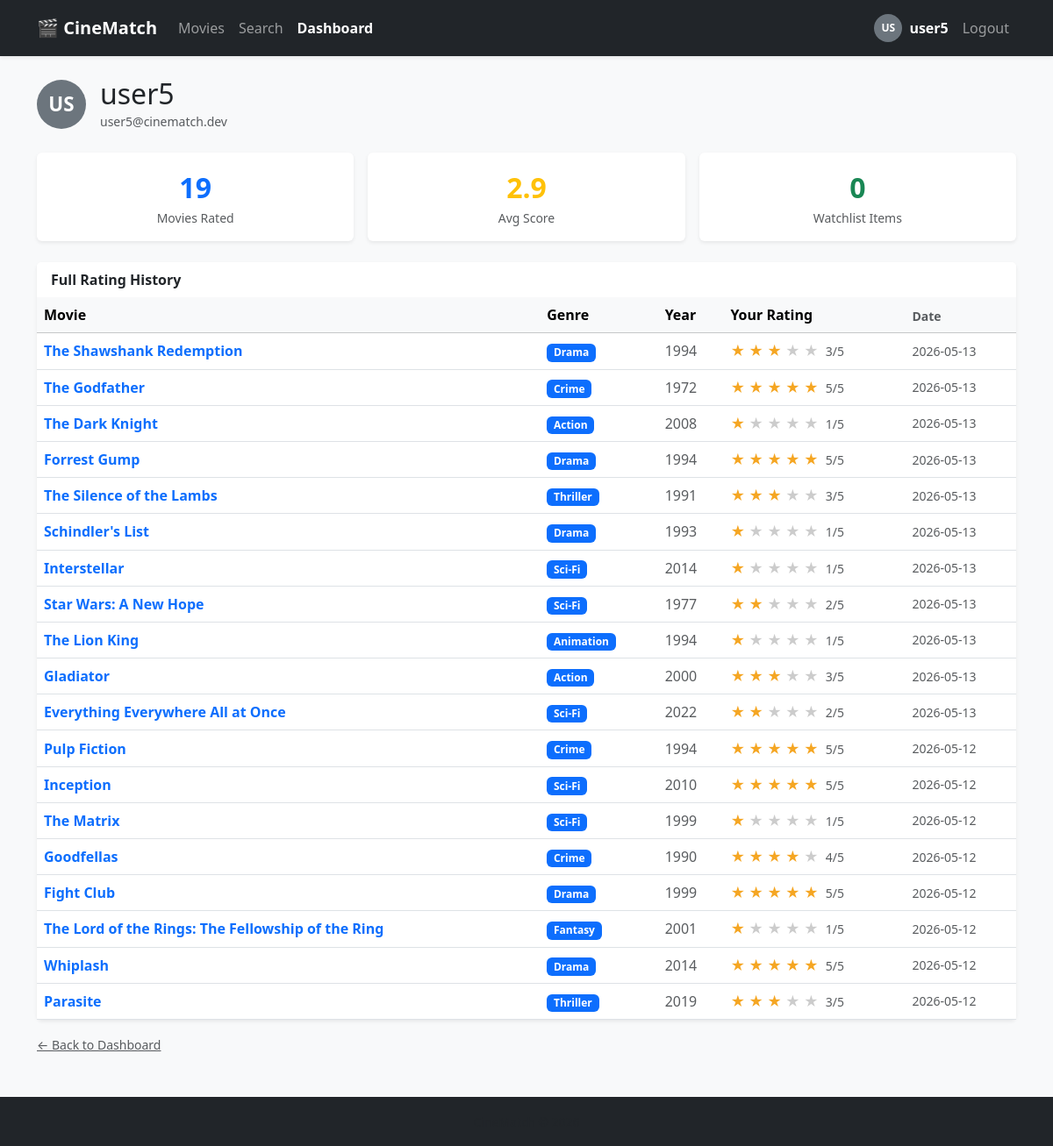
The page /dashboard/profile (signed in) on the database its author committed.
### app/models.py (models this page shows, shortened)
class User(UserMixin, db.Model):
    __tablename__ = 'users'
    id            = db.Column(db.Integer, primary_key=True)
    username      = db.Column(db.String(80), unique=True, nullable=False)
    email         = db.Column(db.String(120), unique=True, nullable=False)
    password_hash = db.Column(db.String(256), nullable=False)
    created_at    = db.Column(db.DateTime, default=datetime.utcnow)
    ratings         = db.relationship('Rating', backref='user', lazy=True)
    watchlist       = db.relationship('Watchlist', backref='user', lazy=True)
    events          = db.relationship('EventLog', backref='user', lazy=True)
    recommendations = db.relationship('Recommendation', backref='user', lazy=True)

class Rating(db.Model):
    __tablename__ = 'ratings'
    id       = db.Column(db.Integer, primary_key=True)
    user_id  = db.Column(db.Integer, db.ForeignKey('users.id'), nullable=False)
    movie_id = db.Column(db.Integer, db.ForeignKey('movies.id'), nullable=False)
    score    = db.Column(db.Integer, nullable=False)   # 1-5
    rated_at = db.Column(db.DateTime, default=datetime.utcnow)
    __table_args__ = (
        db.UniqueConstraint('user_id', 'movie_id', name='unique_user_movie_rating'),
    )

class Movie(db.Model):
    __tablename__ = 'movies'
    id          = db.Column(db.Integer, primary_key=True)
    title       = db.Column(db.String(200), nullable=False)
    genre       = db.Column(db.String(100))
    year        = db.Column(db.Integer)
    director    = db.Column(db.String(100))
    description = db.Column(db.Text)
    poster_url  = db.Column(db.String(300))
    avg_rating  = db.Column(db.Float, default=0.0)
    ratings         = db.relationship('Rating', backref='movie', lazy=True)
    watchlist_items = db.relationship('Watchlist', backref='movie', lazy=True)
    recommendations = db.relationship('Recommendation', backref='movie', lazy=True)

### app/routes/dashboard.py (the view)
@dashboard_bp.route('/profile')
@login_required
def profile():
    all_ratings = (Rating.query
                   .filter_by(user_id=current_user.id)
                   .order_by(Rating.rated_at.desc())
                   .all())
    watchlist_count = Watchlist.query.filter_by(user_id=current_user.id).count()
    avg_score = None
    if all_ratings:
        avg_score = round(sum(r.score for r in all_ratings) / len(all_ratings), 1)
    return render_template('dashboard/profile.html',
                           all_ratings=all_ratings,
                           watchlist_count=watchlist_count,
                           avg_score=avg_score)

### app/__init__.py (called while the page is built)
@login_manager.user_loader
def load_user(user_id):
    from app.models import User
    return User.query.get(int(user_id))

### app/templates/dashboard/profile.html (shortened to what this page needs)
{% extends 'base.html' %}
{% block content %}
<div class="d-flex align-items-center gap-3 mb-4">
    <div style="width:56px;height:56px;border-radius:50%;background:#6c757d;color:#fff;
                display:flex;align-items:center;justify-content:center;font-size:1.4rem;font-weight:700;">
        {{ current_user.username[:2]|upper }}
    </div>
    <div>
        <h2 class="mb-0">{{ current_user.username }}</h2>
        <small class="text-muted">{{ current_user.email }}</small>
    </div>
</div>
<div class="row g-3 mb-4">
    <div class="col-sm-4">
        <div class="card text-center shadow-sm border-0 py-3">
            <div class="fs-2 fw-bold text-primary">{{ all_ratings|length }}</div>
            <div class="text-muted small">Movies Rated</div>
        </div>
    </div>
    <div class="col-sm-4">
        <div class="card text-center shadow-sm border-0 py-3">
            <div class="fs-2 fw-bold text-warning">
                {% if avg_score %}{{ avg_score }}{% else %}—{% endif %}
            </div>
            <div class="text-muted small">Avg Score</div>
        </div>
    </div>
    <div class="col-sm-4">
        <div class="card text-center shadow-sm border-0 py-3">
            <div class="fs-2 fw-bold text-success">{{ watchlist_count }}</div>
            <div class="text-muted small">Watchlist Items</div>
        </div>
    </div>
</div>
<div class="card shadow-sm border-0">
    <div class="card-header fw-semibold border-0 bg-white">
        Full Rating History
    </div>
    <div class="card-body p-0">
        {% if all_ratings %}
        <div class="table-responsive">
            <table class="table table-hover align-middle mb-0">
                <thead class="table-light">
                    <tr>
                        <th>Movie</th>
                        <th>Genre</th>
                        <th>Year</th>
                        <th>Your Rating</th>
                        <th class="text-muted small">Date</th>
                    </tr>
                </thead>
                <tbody>
                    {% for r in all_ratings %}
                    <tr>
                        <td>
                            <a href="{{ url_for('movies.detail', id=r.movie_id) }}"
                               class="text-decoration-none fw-semibold">
                                {{ r.movie.title }}
                            </a>
                        </td>
                        <td><span class="badge bg-primary">{{ r.movie.genre }}</span></td>
                        <td class="text-muted">{{ r.movie.year }}</td>
                        <td>
                            {% for i in range(1, 6) %}
                                {% if r.score >= i %}
                                <span class="star-on">&#9733;</span>
                                {% else %}
                                <span class="star-off">&#9733;</span>
                                {% endif %}
                            {% endfor %}
                            <span class="text-muted small ms-1">{{ r.score }}/5</span>
                        </td>
                        <td class="text-muted small">{{ r.rated_at.strftime('%Y-%m-%d') }}</td>
                    </tr>
                    {% endfor %}
                </tbody>
            </table>
        </div>
        {% else %}
        <div class="p-4 text-center text-muted">
            <p class="mb-2">No ratings yet.</p>
            <a href="{{ url_for('movies.catalog') }}" class="btn btn-sm btn-primary">Browse Movies</a>
        </div>
        {% endif %}
    </div>
</div>
<div class="mt-3">
    <a href="{{ url_for('dashboard.index') }}" class="text-muted small">&larr; Back to Dashboard</a>
</div>
{% endblock %}

### app/templates/base.html (shortened to what this page needs)
<!DOCTYPE html>
<html lang="en">
<head>
    <link rel="stylesheet"
          href="https://cdn.jsdelivr.net/npm/bootstrap@5.3.3/dist/css/bootstrap.min.css">
</head>
<body>
<nav class="navbar navbar-expand-lg navbar-dark bg-dark shadow-sm">
    <div class="container">
        <a class="navbar-brand fw-bold" href="{{ url_for('movies.catalog') }}">&#127916; CineMatch</a>
        <div class="collapse navbar-collapse" id="mainNav">
            <ul class="navbar-nav me-auto mb-2 mb-lg-0">
                <li class="nav-item">
                    <a class="nav-link{% if request.endpoint == 'movies.catalog' %} active fw-semibold{% endif %}"
                       href="{{ url_for('movies.catalog') }}">Movies</a>
                </li>
                <li class="nav-item">
                    <a class="nav-link{% if request.endpoint == 'movies.search' %} active fw-semibold{% endif %}"
                       href="{{ url_for('movies.search') }}">Search</a>
                </li>
                {% if current_user.is_authenticated %}
                <li class="nav-item">
                    <a class="nav-link{% if request.endpoint and request.endpoint.startswith('dashboard.') %} active fw-semibold{% endif %}"
                       href="{{ url_for('dashboard.index') }}">Dashboard</a>
                </li>
                {% endif %}
            </ul>
            <ul class="navbar-nav ms-auto mb-2 mb-lg-0 align-items-lg-center">
                {% if current_user.is_authenticated %}
                <li class="nav-item">
                    <a class="nav-link d-flex align-items-center gap-2{% if request.endpoint == 'dashboard.profile' %} active fw-semibold{% endif %}"
                       href="{{ url_for('dashboard.profile') }}">
                        <span class="avatar">{{ current_user.username[:2] }}</span>
                        <span>{{ current_user.username }}</span>
                    </a>
                </li>
                <li class="nav-item">
                    <a class="nav-link" href="{{ url_for('auth.logout') }}">Logout</a>
                </li>
                {% endif %}
            </ul>
        </div>
    </div>
</nav>
<div class="container mt-4">
    {% block content %}{% endblock %}
</div>
<footer class="mt-5 py-3 bg-dark text-center">
    <span class="text-muted small">CineMatch &copy; 2026</span>
</footer>
</body>
</html>

### app/templates/base.html (style rules this page uses)
body { background: #f8f9fa; }
.avatar { width: 32px; height: 32px; border-radius: 50%; background: #6c757d; color: #fff; display: inline-flex; align-items: center; justify-content: center; font-size: 12px; font-weight: 700; text-transform: uppercase; flex-shrink: 0; }
.star-on { color: #f5a623; }
.star-off { color: #ccc; }

### rows shown on the page
User: username "US", username "user5", email "user5@cinematch.dev"
Rating: movie "The Shawshank Redemption", movie.genre "Drama", movie.year "1994", score "3", rated_at "2026-05-13"
Rating: movie "The Godfather", movie.genre "Crime", movie.year "1972", score "5", rated_at "2026-05-13"
Rating: movie "The Dark Knight", movie.genre "Action", movie.year "2008", score "1", rated_at "2026-05-13"
Rating: movie "Forrest Gump", movie.genre "Drama", movie.year "1994", score "5", rated_at "2026-05-13"
Rating: movie "The Silence of the Lambs", movie.genre "Thriller", movie.year "1991", score "3", rated_at "2026-05-13"
Rating: movie "Schindler's List", movie.genre "Drama", movie.year "1993", score "1", rated_at "2026-05-13"
Rating: movie "Interstellar", movie.genre "Sci-Fi", movie.year "2014", score "1", rated_at "2026-05-13"
Rating: movie "Star Wars: A New Hope", movie.genre "Sci-Fi", movie.year "1977", score "2", rated_at "2026-05-13"
Rating: movie "The Lion King", movie.genre "Animation", movie.year "1994", score "1", rated_at "2026-05-13"
Rating: movie "Gladiator", movie.genre "Action", movie.year "2000", score "3", rated_at "2026-05-13"
Rating: movie "Everything Everywhere All at Once", movie.genre "Sci-Fi", movie.year "2022", score "2", rated_at "2026-05-13"
Rating: movie "Pulp Fiction", movie.genre "Crime", movie.year "1994", score "5", rated_at "2026-05-12"
Rating: movie "Inception", movie.genre "Sci-Fi", movie.year "2010", score "5", rated_at "2026-05-12"
Rating: movie "The Matrix", movie.genre "Sci-Fi", movie.year "1999", score "1", rated_at "2026-05-12"
Rating: movie "Goodfellas", movie.genre "Crime", movie.year "1990", score "4", rated_at "2026-05-12"
Rating: movie "Fight Club", movie.genre "Drama", movie.year "1999", score "5", rated_at "2026-05-12"
Rating: movie "The Lord of the Rings: The Fellowship of the Ring", movie.genre "Fantasy", movie.year "2001", score "1", rated_at "2026-05-12"
Rating: movie "Whiplash", movie.genre "Drama", movie.year "2014", score "5", rated_at "2026-05-12"
Rating: movie "Parasite", movie.genre "Thriller", movie.year "2019", score "3", rated_at "2026-05-12"

### other values the page prints
{{ all_ratings|length }} "19"
{{ avg_score }} "2.9"
{{ watchlist_count }} "0"
